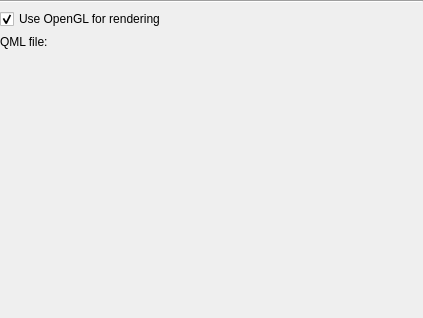
<?xml version="1.0" encoding="UTF-8"?>
<ui version="4.0">
 <class>QmlViewGadgetOptionsPage</class>
 <widget class="QWidget" name="QmlViewGadgetOptionsPage">
  <property name="geometry">
   <rect>
    <x>0</x>
    <y>0</y>
    <width>423</width>
    <height>318</height>
   </rect>
  </property>
  <property name="sizePolicy">
   <sizepolicy hsizetype="Expanding" vsizetype="Expanding">
    <horstretch>0</horstretch>
    <verstretch>0</verstretch>
   </sizepolicy>
  </property>
  <property name="windowTitle">
   <string>Form</string>
  </property>
  <layout class="QVBoxLayout" name="verticalLayout_2">
   <property name="margin">
    <number>0</number>
   </property>
   <item>
    <widget class="QScrollArea" name="scrollArea">
     <property name="frameShape">
      <enum>QFrame::NoFrame</enum>
     </property>
     <property name="frameShadow">
      <enum>QFrame::Plain</enum>
     </property>
     <property name="widgetResizable">
      <bool>true</bool>
     </property>
     <widget class="QWidget" name="scrollAreaWidgetContents">
      <property name="geometry">
       <rect>
        <x>0</x>
        <y>0</y>
        <width>423</width>
        <height>318</height>
       </rect>
      </property>
      <layout class="QVBoxLayout" name="verticalLayout">
       <property name="margin">
        <number>0</number>
       </property>
       <item>
        <widget class="Line" name="line">
         <property name="orientation">
          <enum>Qt::Horizontal</enum>
         </property>
        </widget>
       </item>
       <item>
        <layout class="QHBoxLayout" name="horizontalLayout_2">
         <item>
          <widget class="QCheckBox" name="useOpenGL">
           <property name="enabled">
            <bool>true</bool>
           </property>
           <property name="text">
            <string>Use OpenGL for rendering</string>
           </property>
           <property name="checked">
            <bool>true</bool>
           </property>
          </widget>
         </item>
        </layout>
       </item>
       <item>
        <layout class="QHBoxLayout" name="horizontalLayout" stretch="0,0">
         <property name="spacing">
          <number>10</number>
         </property>
         <property name="sizeConstraint">
          <enum>QLayout::SetMaximumSize</enum>
         </property>
         <property name="bottomMargin">
          <number>10</number>
         </property>
         <item>
          <widget class="QLabel" name="label">
           <property name="text">
            <string>QML file: </string>
           </property>
          </widget>
         </item>
         <item>
          <widget class="Utils::PathChooser" name="svgSourceFile" native="true">
           <property name="sizePolicy">
            <sizepolicy hsizetype="MinimumExpanding" vsizetype="Preferred">
             <horstretch>0</horstretch>
             <verstretch>0</verstretch>
            </sizepolicy>
           </property>
          </widget>
         </item>
        </layout>
       </item>
       <item>
        <spacer name="verticalSpacer">
         <property name="orientation">
          <enum>Qt::Vertical</enum>
         </property>
         <property name="sizeType">
          <enum>QSizePolicy::MinimumExpanding</enum>
         </property>
         <property name="sizeHint" stdset="0">
          <size>
           <width>20</width>
           <height>40</height>
          </size>
         </property>
        </spacer>
       </item>
      </layout>
     </widget>
    </widget>
   </item>
  </layout>
 </widget>
 <customwidgets>
  <customwidget>
   <class>Utils::PathChooser</class>
   <extends>QWidget</extends>
   <header>utils/pathchooser.h</header>
   <container>1</container>
  </customwidget>
 </customwidgets>
 <resources/>
 <connections/>
</ui>
